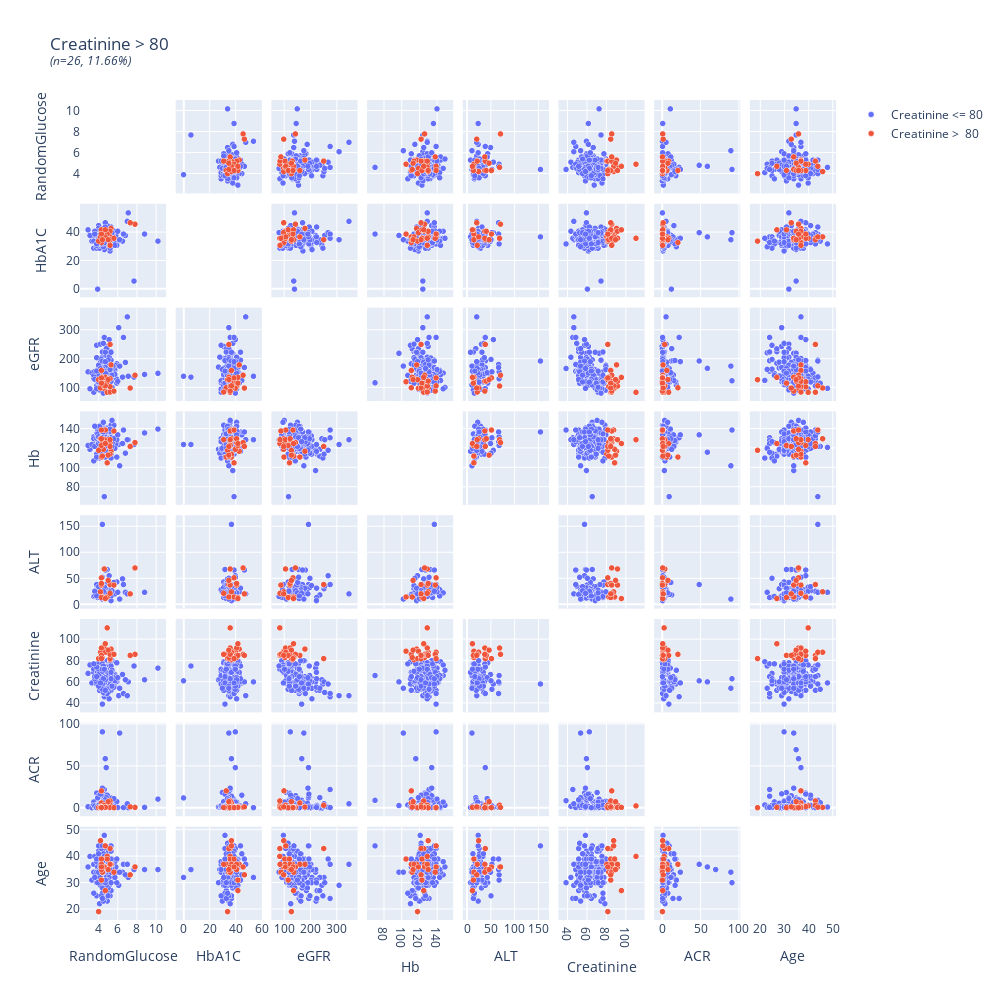

Notebook code cell kept with this figure:
### Markdown cell above
### Creatinine > 80

### Code cell
df["Creat80"] = 0
df.loc[df['Creatinine'] > 80, 'Creat80'] = 1
sumc = df["Creat80"].sum()
print(f"Creatinine > 80: {round(sumc / len(df), 3)}")

fig = go.Figure()

for tra in [0, 1]:
    dft = df[df['Creat80']==tra]

    if tra == 0:
        name = 'Creatinine <= 80'

    else:
        name = 'Creatinine >  80'

    fig.add_trace(go.Splom(
                    dimensions=[
                                dict(label='RandomGlucose',
                                    values=dft['RandomGlucose']),
                                dict(label='HbA1C',
                                    values=dft['HbA1C']),
                                dict(label='eGFR',
                                    values=dft['eGFR']),
                                dict(label='Hb',
                                    values=dft['Hb']),
                                dict(label='ALT',
                                    values=dft['ALT']),
                                dict(label='Creatinine',
                                    values=dft['Creatinine']),
                                dict(label='ACR',
                                    values=dft['ACR']),
                                dict(label='Age',
                                    values=dft['Age']),
                                    ],
                    diagonal_visible=False, # remove plots on diagonal
                    text=dft['Id'],
                    name=name,
                    marker=dict(color=tra,
                                showscale=False, # colors encode categorical variables
                                line_color='white', line_width=0.5)
                    ))


fig.update_layout(
    #title='Creatinine > 80',
    title=f"Creatinine > 80<br><sup><i>(n={sumc}, {round(sumc / len(df) * 100, 2)}%)</i></sup>",
    showlegend=True,
    width=1000,
    height=1000,
)

fig.show()

### Figure 1 — Plotly figure (JSON) as saved in the notebook; plotly's stock layout.template omitted (floating-point values rounded to 4 significant figures; data arrays with more than 128 entries replaced by an {"elided": "..."} marker saying what was removed)
{"data": [{"diagonal": {"visible": false}, "dimensions": [{"label": "RandomGlucose", "values": {"elided": "197 float values"}}, {"label": "HbA1C", "values": {"elided": "197 float values"}}, {"label": "eGFR", "values": {"elided": "197 float values"}}, {"label": "Hb", "values": {"elided": "197 int values"}}, {"label": "ALT", "values": {"elided": "197 int values"}}, {"label": "Creatinine", "values": {"elided": "197 int values"}}, {"label": "ACR", "values": {"elided": "197 mixed values"}}, {"label": "Age", "values": {"elided": "197 int values"}}], "marker": {"color": 0, "line": {"color": "white", "width": 0.5}, "showscale": false}, "name": "Creatinine <= 80", "text": {"elided": "197 str values"}, "type": "splom"}, {"diagonal": {"visible": false}, "dimensions": [{"label": "RandomGlucose", "values": [4.3, 5.2, 5.3, 4.9, 4.3, 4.3, 5.2, 5.2, 4.5, 4, 5.2, 4.9, 4.2, 4.6, 4.7, 7.8, 4.3, 5.2, 4.4, 4.3, 5.6, 4.3, 4.7, 4.3, 7.3, 5]}, {"label": "HbA1C", "values": [37, 36, 43, 36, 36, 33, 41, 37, 40, 34, 35, 39, 37, 36, 37, 46, 41, 31, 35, 41, 36, 42, 42, 39, 47, 35]}, {"label": "eGFR", "values": [161.0, 85.06, 180.4, 84.88, 103.8, 100.8, 104.4, 132.6, 99.17, 128.9, 251.7, 121.7, 99.85, 106.8, 107.6, 144.3, 123.7, 85.74, 137.6, 124.0, 89.14, 116.7, 137.0, 135.1, 99.71, 129.2]}, {"label": "Hb", "values": [111, 125, 117, 129, 123, 111, 126, 114, 119, 118, 122, 105, 130, 129, 139, 126, 129, 129, 112, 130, 138, 123, 125, 139, 122, 113]}, {"label": "ALT", "values": [null, null, null, null, null, null, null, null, null, null, 39, 15, 25, 69, null, 71, 38, 22, 15, 41, 38, 14, 12, 52, 21, 47]}, {"label": "Creatinine", "values": [85, 85, 91, 111, 85, 86, 83, 81, 89, 82, 82, 89, 88, 92, 88, 86, 92, 86, 83, 85, 86, 85, 96, 82, 85, 90]}, {"label": "ACR", "values": [6.2, 8.6, 1.3, 2.7, 1.9, 20.7, 1.3, 1.9, 1, 0.5, 3.4, null, 0.8, 3.6, 1.1, 0.9, 0.8, 0.7, 1.1, 0.4, 0.5, 0.5, 0.9, 0.6, 1.5, 7.7]}, {"label": "Age", "values": [37, 43, 37, 40, 39, 37, 37, 37, 36, 19, 43, 39, 46, 36, 44, 36, 37, 37, 34, 35, 34, 31, 27, 36, 33, 35]}], "marker": {"color": 1, "line": {"color": "white", "width": 0.5}, "showscale": false}, "name": "Creatinine >  80", "text": ["WM016", "WM026", "WM033", "WM078", "WM088", "WM099", "WM103", "WM101", "WM122", "WM135", "WM155", "WM161", "WM180", "KM187", "WM197", "WM198", "WM205", "WM212", "WM213", "WM216", "WM229", "WM240", "WM250", "WM252", "WM254", "WM256"], "type": "splom"}], "layout": {"height": 1000, "showlegend": true, "title": {"text": "Creatinine > 80<br><sup><i>(n=26, 11.66%)</i></sup>"}, "width": 1000}}
